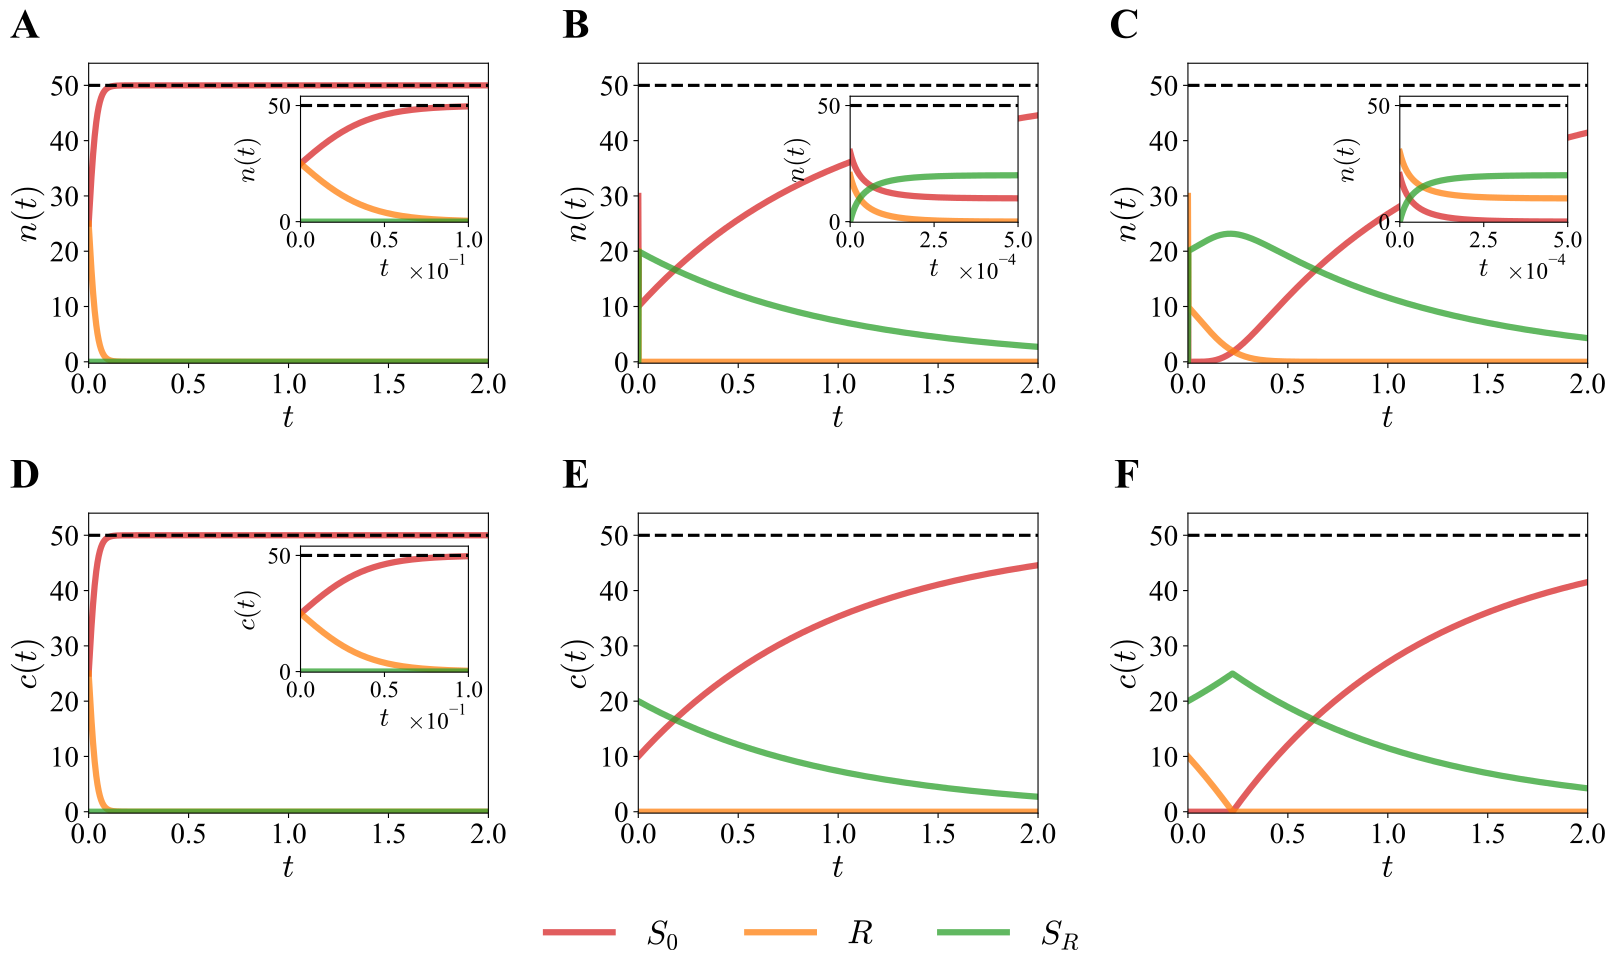

Write Python code to recreate this figure.
import numpy as np
import matplotlib.pyplot as plt
import matplotlib.transforms as mtransforms
from matplotlib.lines import Line2D
from matplotlib.ticker import ScalarFormatter

import sys
import os
parent_dir = os.path.dirname(os.path.dirname(__file__))
sys.path.append(parent_dir)

from theory_stochastic_1r1s import compute_moments
from theory_deterministic_1r1s import get_deterministic_curves

plt.rcParams['mathtext.default'] = 'it'
plt.rcParams['pdf.fonttype'] = 42
plt.rcParams['font.family'] = 'Times New Roman'
plt.rcParams['mathtext.fontset'] = 'cm'

parameters = [
    (1, 1e+3, 25, 25),
    (1e+3, 1, 30, 20),
    (1e+3, 1, 20, 30),
]
t_points = np.linspace(0, 2, 1000)

inset_xlims = {
    'A': (0.0, 0.1),
    'B': (0.0, 1e-3/2),
    'C': (0.0, 1e-3/2),
    'D': (0.0, 0.1),
}

curves_file = 'curves.npz'

if os.path.exists(curves_file):
    curves = np.load(curves_file, allow_pickle=True)
    t_points = curves['t_points']
    sto_curves = curves['sto_curves']
    det_curves = curves['det_curves']
    inset_data = curves['inset_data']
else:
    sto_curves = np.zeros((3, 3, len(t_points)))
    det_curves = np.zeros((3, 3, len(t_points)))

    for i, (k, g, alpha, beta) in enumerate(parameters):
        X, Y, Z = compute_moments(
            k=k, g=g, alpha=alpha, beta=beta,
            t_points=t_points, n=1, dps=50,
            fast_A=True
        )
        sto_curves[i, 0] = X
        sto_curves[i, 1] = Y
        sto_curves[i, 2] = Z

        c_S_0, c_R, c_S_R = get_deterministic_curves(t_points, k, g, alpha, beta)
        det_curves[i, 0] = c_S_0
        det_curves[i, 1] = c_R
        det_curves[i, 2] = c_S_R

    inset_data = {}
    for p in ['A', 'B', 'C', 'D']:
        i = {'A': 0, 'B': 1, 'C': 2, 'D': 0}[p]
        k, g, alpha, beta = parameters[i]
        inset_xmin, inset_xmax = inset_xlims[p]
        t_inset = np.linspace(inset_xmin, inset_xmax, 1000)

        if p in ['A', 'B', 'C']:
            X_ins, Y_ins, Z_ins = compute_moments(
                k=k, g=g, alpha=alpha, beta=beta,
                t_points=t_inset, n=1, dps=50
            )
            inset_data[p] = {'t': t_inset, 'X': X_ins, 'Y': Y_ins, 'Z': Z_ins}
        else:
            c_S_0_ins, c_R_ins, c_S_R_ins = get_deterministic_curves(
                t_inset, k, g, alpha, beta
            )
            inset_data[p] = {'t': t_inset, 'cS': c_S_0_ins, 'cR': c_R_ins, 'cSR': c_S_R_ins}

    np.savez_compressed(
        curves_file,
        t_points=t_points,
        sto_curves=sto_curves,
        det_curves=det_curves,
        inset_data=inset_data,
        parameters=np.array(parameters, dtype=object),
        inset_xlims=inset_xlims
    )

fs_scaling = 1.5
label_fontsize = 16 * fs_scaling
tick_fontsize = 14 * fs_scaling
annotation_fontsize = 20 * fs_scaling
inset_label_fontsize = label_fontsize * 0.8
inset_tick_fontsize = tick_fontsize * 0.8

lw_scaling = 2.25

base_w, base_h = 4, 3
gap_x, gap_y = 1.5, 1.5
legend_h = 0.4
legend_gap = 1.5
margin_l = 1.0
margin_r = 0.5
margin_t = 0.6
margin_b = 0.8

fig_w = margin_l + 3 * base_w + 2 * gap_x + margin_r
fig_h = margin_b + legend_h + legend_gap + 2 * base_h + gap_y + margin_t

fig = plt.figure(figsize=(fig_w, fig_h))

def get_rect(x_inch, y_inch, w_inch, h_inch):
    return [x_inch / fig_w, y_inch / fig_h, w_inch / fig_w, h_inch / fig_h]

x_cols = [
    margin_l,
    margin_l + base_w + gap_x,
    margin_l + 2 * (base_w + gap_x)
]

y_row_bot = margin_b + legend_h + legend_gap
y_row_top = y_row_bot + base_h + gap_y

axes = {}

panels_top = ['A', 'B', 'C']
for i, p in enumerate(panels_top):
    ax = fig.add_axes(get_rect(x_cols[i], y_row_top, base_w, base_h))
    axes[p] = ax

    X, Y, Z = sto_curves[i]

    ax.plot(t_points, X, alpha=0.75, c='tab:red', lw=2.0 * lw_scaling)
    ax.plot(t_points, Y, alpha=0.75, c='tab:orange', lw=2.0 * lw_scaling)
    ax.plot(t_points, Z, alpha=0.75, c='tab:green', lw=2.0 * lw_scaling)
    ax.axhline(50, c='k', ls='--', lw=1.0 * lw_scaling)

    ax.set_xlim(0, 2)
    ax.set_xticks([0, 0.5, 1, 1.5, 2], ['0.0', '0.5', '1.0', '1.5', '2.0'])
    ax.set_xlabel(r'$t$', fontsize=label_fontsize)

    ax.set_ylim(-0.25, 54)
    ax.set_yticks([0, 10, 20, 30, 40, 50], [0, 10, 20, 30, 40, 50])
    ax.set_ylabel(r'$n(t)$', fontsize=label_fontsize)

    ax.tick_params(labelsize=tick_fontsize)

    trans = mtransforms.offset_copy(ax.transAxes, fig=fig, x=-35, y=12, units='points')
    ax.text(0.0, 1.0, p, transform=trans, fontsize=annotation_fontsize,
            fontweight='bold', va='bottom', ha='right')

    if p in ['A', 'B', 'C']:
        inset_ratio = 0.42
        inset_xmin, inset_xmax = inset_xlims[p]

        ax_ins = ax.inset_axes(
            [1 - inset_ratio - 0.05, 1 - inset_ratio - 0.110, inset_ratio, inset_ratio]
        )

        ins = inset_data[p]
        t_inset = ins['t']
        X_ins, Y_ins, Z_ins = ins['X'], ins['Y'], ins['Z']

        ax_ins.plot(t_inset, X_ins, alpha=0.75, c='tab:red', lw=2.0 * lw_scaling)
        ax_ins.plot(t_inset, Y_ins, alpha=0.75, c='tab:orange', lw=2.0 * lw_scaling)
        ax_ins.plot(t_inset, Z_ins, alpha=0.75, c='tab:green', lw=2.0 * lw_scaling)
        ax_ins.axhline(50, c='k', ls='--', lw=1.0 * lw_scaling)

        ax_ins.set_xlim(inset_xmin, inset_xmax)
        ax_ins.set_ylim(-0.25, 54)
        ax_ins.xaxis.set_major_formatter(ScalarFormatter(useMathText=True))
        ax_ins.ticklabel_format(axis='x', style='scientific', scilimits=(0, 0))
        ax_ins.xaxis.get_offset_text().set_fontsize(inset_tick_fontsize)

        ax_ins.set_xlabel(r'$t$', fontsize=inset_label_fontsize)
        ax_ins.set_ylabel(r'$n(t)$', fontsize=inset_label_fontsize)
        ax_ins.tick_params(axis='both', which='both', labelsize=inset_tick_fontsize)

panels_bot = ['D', 'E', 'F']
for i, p in enumerate(panels_bot):
    ax = fig.add_axes(get_rect(x_cols[i], y_row_bot, base_w, base_h))
    axes[p] = ax

    c_S_0, c_R, c_S_R = det_curves[i]

    ax.plot(t_points, c_S_0, alpha=0.75, c='tab:red', lw=2.0 * lw_scaling)
    ax.plot(t_points, c_R, alpha=0.75, c='tab:orange', lw=2.0 * lw_scaling)
    ax.plot(t_points, c_S_R, alpha=0.75, c='tab:green', lw=2.0 * lw_scaling)
    ax.axhline(50, c='k', ls='--', lw=1.0 * lw_scaling)

    ax.set_xlim(0, 2)
    ax.set_xticks([0, 0.5, 1, 1.5, 2], ['0.0', '0.5', '1.0', '1.5', '2.0'])
    ax.set_xlabel(r'$t$', fontsize=label_fontsize)

    ax.set_ylim(-0.25, 54)
    ax.set_yticks([0, 10, 20, 30, 40, 50], [0, 10, 20, 30, 40, 50])
    ax.set_ylabel(r'$c(t)$', fontsize=label_fontsize)

    ax.tick_params(labelsize=tick_fontsize)

    # INSET for D only
    if p == 'D':
        inset_ratio = 0.42
        inset_xmin, inset_xmax = inset_xlims['D']

        ax_ins = ax.inset_axes(
            [1 - inset_ratio - 0.05, 1 - inset_ratio - 0.110, inset_ratio, inset_ratio]
        )

        ins = inset_data['D']
        t_inset = ins['t']
        c_S_0_ins, c_R_ins, c_S_R_ins = ins['cS'], ins['cR'], ins['cSR']

        ax_ins.plot(t_inset, c_S_0_ins, alpha=0.75, c='tab:red', lw=2.0 * lw_scaling)
        ax_ins.plot(t_inset, c_R_ins, alpha=0.75, c='tab:orange', lw=2.0 * lw_scaling)
        ax_ins.plot(t_inset, c_S_R_ins, alpha=0.75, c='tab:green', lw=2.0 * lw_scaling)
        ax_ins.axhline(50, c='k', ls='--', lw=1.0 * lw_scaling)

        ax_ins.set_xlim(inset_xmin, inset_xmax)
        ax_ins.set_ylim(-0.25, 54)
        ax_ins.xaxis.set_major_formatter(ScalarFormatter(useMathText=True))
        ax_ins.ticklabel_format(axis='x', style='scientific', scilimits=(0, 0))
        ax_ins.xaxis.get_offset_text().set_fontsize(inset_tick_fontsize)

        ax_ins.set_xlabel(r'$t$', fontsize=inset_label_fontsize)
        ax_ins.set_ylabel(r'$c(t)$', fontsize=inset_label_fontsize)
        ax_ins.tick_params(axis='both', which='both', labelsize=inset_tick_fontsize)

    trans = mtransforms.offset_copy(ax.transAxes, fig=fig, x=-35, y=12, units='points')
    ax.text(0.0, 1.0, p, transform=trans, fontsize=annotation_fontsize,
            fontweight='bold', va='bottom', ha='right')

legend_elements = [
    Line2D([0], [0], color='tab:red', lw=2.0 * lw_scaling, alpha=0.75, label=r'$S_0$'),
    Line2D([0], [0], color='tab:orange', lw=2.0 * lw_scaling, alpha=0.75, label=r'$R$'),
    Line2D([0], [0], color='tab:green', lw=2.0 * lw_scaling, alpha=0.75, label=r'$S_R$')
]

legend_y_anchor = (margin_b + legend_h * 0.55) / fig_h
fig.legend(
    handles=legend_elements,
    loc='lower center',
    bbox_to_anchor=(0.5, legend_y_anchor),
    ncol=4,
    fontsize=label_fontsize,
    frameon=False,
    handlelength=2,
    handletextpad=1,
    columnspacing=2
)

plt.savefig('fig3_1r1s.pdf', dpi=600, bbox_inches='tight')
plt.show()
